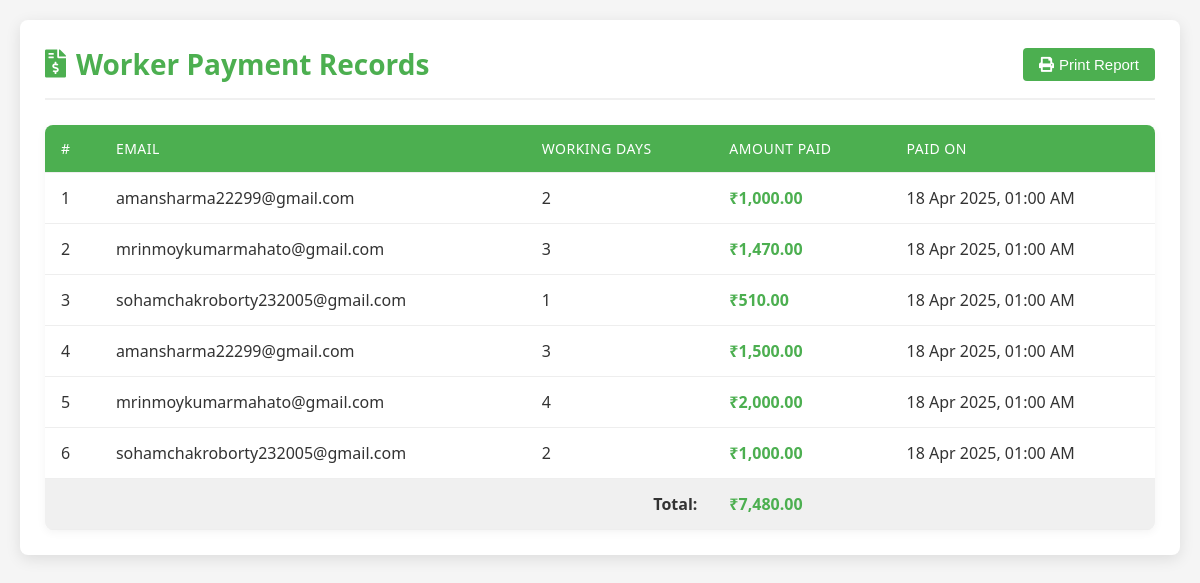
The page /php/payment_history.php on the database as committed earlier.
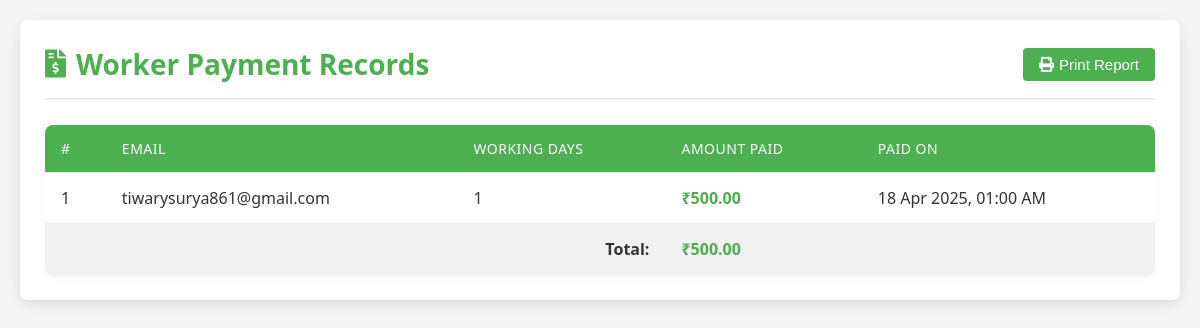
The same page on the database as committed later.
### tables this page shows
CREATE TABLE `payments` (
  `id` int(11) NOT NULL,
  `email` varchar(50) NOT NULL,
  `working_days` int(11) NOT NULL,
  `amount_paid` decimal(10,2) NOT NULL,
  `payment_date` datetime DEFAULT current_timestamp()
);

### php/payment_history.php (the view, shortened to what this page needs)
<?php
$host = 'localhost';
$db   = 'final';
$user = 'root';
$pass = '';
$conn = new mysqli($host, $user, $pass, $db);
$sql = "SELECT id, email, working_days, amount_paid FROM payments";
$result = $conn->query($sql);
?>
<!DOCTYPE html>
<html>
<head>
    <link href="https://cdnjs.cloudflare.com/ajax/libs/font-awesome/5.15.4/css/all.min.css" rel="stylesheet">
</head>
<body>
    <div class="container">
        <div class="header">
            <h2><i class="fas fa-file-invoice-dollar"></i> Worker Payment Records</h2>
            <div class="actions">
                <button class="btn btn-print" onclick="printReport()">
                    <i class="fas fa-print"></i> Print Report
                </button>
            </div>
        </div>
        <div class="table-container">
            <table>
                <thead>
                    <tr>
                        <th>#</th>
                        <th>Email</th>
                        <th>Working Days</th>
                        <th>Amount Paid</th>
                        <th>Paid On</th>
                    </tr>
                </thead>
                <tbody>
                    <?php
                    if ($result->num_rows > 0) {
                        $count = 1;
                        $total_amount = 0;
                        while ($row = $result->fetch_assoc()) {
                            $total_amount += $row['amount_paid'];
                            $payment_date = isset($row['created_at']) ? date("d M Y, h:i A", strtotime($row['created_at'])) : date("d M Y, h:i A");
                            echo "<tr class='record-row'>";
                            echo "<td>" . $count++ . "</td>";
                            echo "<td>" . htmlspecialchars($row['email']) . "</td>";
                            echo "<td>" . $row['working_days'] . "</td>";
                            echo "<td class='amount'>₹" . number_format($row['amount_paid'], 2) . "</td>";
                            echo "<td class='date-cell'>" . $payment_date . "</td>";
                            echo "</tr>";
                        }
                        echo "<tr style='font-weight: bold; background-color: #f0f0f0;'>";
                        echo "<td colspan='3' style='text-align: right;'>Total:</td>";
                        echo "<td class='amount'>₹" . number_format($total_amount, 2) . "</td>";
                        echo "<td></td>";
                        echo "</tr>";
                    } else {
                        echo "<tr><td colspan='5' class='no-records'>No payment records found.</td></tr>";
                    }
                    ?>
                </tbody>
            </table>
        </div>
    </div>
</body>
</html>

### php/payment_history.php (style rules this page uses)
:root { --primary-color: #4CAF50; --secondary-color: #3e8e41; --accent-color: #f8f9fa; --text-color: #333; --border-color: #ddd; }
body { font-family: 'Segoe UI', Tahoma, Geneva, Verdana, sans-serif; background-color: #f5f5f5; margin: 0; padding: 20px; color: var(--text-color); }
.container { max-width: 1200px; margin: 0 auto; background-color: white; border-radius: 8px; box-shadow: 0 4px 15px rgba(0, 0, 0, 0.1); padding: 25px; animation: fadeIn 0.5s ease-in-out; }
.header { display: flex; justify-content: space-between; align-items: center; margin-bottom: 25px; padding-bottom: 15px; border-bottom: 2px solid #f0f0f0; }
h2 { color: var(--primary-color); margin: 0; font-size: 28px; display: flex; align-items: center; }
h2 i { margin-right: 10px; }
.actions { display: flex; gap: 10px; }
.btn { padding: 8px 16px; border: none; border-radius: 4px; cursor: pointer; font-weight: 500; font-size: 15px; transition: all 0.3s ease; display: flex; align-items: center; gap: 5px; }
.btn-print { background-color: var(--primary-color); color: white; }
.table-container { overflow-x: auto; border-radius: 8px; box-shadow: 0 2px 10px rgba(0, 0, 0, 0.05); }
table { border-collapse: collapse; width: 100%; margin: auto; background-color: white; }
th, td { padding: 14px 16px; text-align: left; border-bottom: 1px solid #eee; }
th { background-color: var(--primary-color); color: white; font-weight: 500; letter-spacing: 0.5px; text-transform: uppercase; font-size: 14px; }
tbody tr { transition: background-color 0.3s ease, transform 0.2s ease; }
.amount { font-weight: 600; color: var(--primary-color); }
.date-cell { white-space: nowrap; }

Rows that differ between the two databases and show on the page:
removed payments: email "amansharma22299@gmail.com", working_days "2", amount_paid "1,000.00", payment_date "18 Apr 2025, 01:00 AM"
removed payments: email "mrinmoykumarmahato@gmail.com", working_days "3", amount_paid "1,470.00", payment_date "18 Apr 2025, 01:00 AM"
removed payments: email "sohamchakroborty232005@gmail.com", working_days "1", amount_paid "510.00", payment_date "18 Apr 2025, 01:00 AM"
removed payments: email "amansharma22299@gmail.com", working_days "3", amount_paid "1,500.00", payment_date "18 Apr 2025, 01:00 AM"
removed payments: email "mrinmoykumarmahato@gmail.com", working_days "4", amount_paid "2,000.00", payment_date "18 Apr 2025, 01:00 AM"
removed payments: email "sohamchakroborty232005@gmail.com", working_days "2", amount_paid "1,000.00", payment_date "18 Apr 2025, 01:00 AM"
added payments: email "tiwarysurya861@gmail.com", working_days "1", amount_paid "500.00", payment_date "18 Apr 2025, 01:00 AM"
Other text that changed with them:
$total_amount: "7,480.00" → "500.00"
